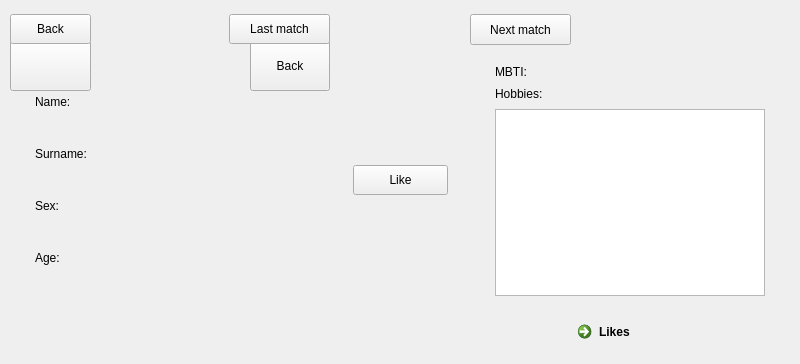
      <widget class="QWidget" name="matchesPage">
       <widget class="QWidget" name="horizontalWidget_4" native="true">
        <property name="geometry">
         <rect>
          <x>10</x>
          <y>40</y>
          <width>781</width>
          <height>281</height>
         </rect>
        </property>
        <property name="sizePolicy">
         <sizepolicy hsizetype="Fixed" vsizetype="Fixed">
          <horstretch>0</horstretch>
          <verstretch>0</verstretch>
         </sizepolicy>
        </property>
        <property name="minimumSize">
         <size>
          <width>600</width>
          <height>280</height>
         </size>
        </property>
        <layout class="QHBoxLayout" name="horizontalLayout_6">
         <property name="leftMargin">
          <number>0</number>
         </property>
         <property name="topMargin">
          <number>0</number>
         </property>
         <property name="rightMargin">
          <number>0</number>
         </property>
         <property name="bottomMargin">
          <number>0</number>
         </property>
         <item>
          <widget class="QWidget" name="nameInput_4" native="true">
           <property name="sizePolicy">
            <sizepolicy hsizetype="Fixed" vsizetype="Fixed">
             <horstretch>0</horstretch>
             <verstretch>0</verstretch>
            </sizepolicy>
           </property>
           <property name="minimumSize">
            <size>
             <width>320</width>
             <height>280</height>
            </size>
           </property>
           <layout class="QVBoxLayout" name="verticalLayout_8">
            <property name="spacing">
             <number>8</number>
            </property>
            <property name="leftMargin">
             <number>25</number>
            </property>
            <property name="topMargin">
             <number>25</number>
            </property>
            <property name="rightMargin">
             <number>25</number>
            </property>
            <property name="bottomMargin">
             <number>25</number>
            </property>
            <item>
             <widget class="QLabel" name="label_20">
              <property name="sizePolicy">
               <sizepolicy hsizetype="Preferred" vsizetype="Fixed">
                <horstretch>0</horstretch>
                <verstretch>0</verstretch>
               </sizepolicy>
              </property>
              <property name="text">
               <string>Name:</string>
              </property>
             </widget>
            </item>
            <item>
             <widget class="QLabel" name="label_21">
              <property name="sizePolicy">
               <sizepolicy hsizetype="Preferred" vsizetype="Fixed">
                <horstretch>0</horstretch>
                <verstretch>0</verstretch>
               </sizepolicy>
              </property>
              <property name="text">
               <string>Surname:</string>
              </property>
             </widget>
            </item>
            <item>
             <widget class="QLabel" name="label_22">
              <property name="sizePolicy">
               <sizepolicy hsizetype="Preferred" vsizetype="Fixed">
                <horstretch>0</horstretch>
                <verstretch>0</verstretch>
               </sizepolicy>
              </property>
              <property name="text">
               <string>Sex:</string>
              </property>
             </widget>
            </item>
            <item>
             <widget class="QLabel" name="label_23">
              <property name="sizePolicy">
               <sizepolicy hsizetype="Preferred" vsizetype="Fixed">
                <horstretch>0</horstretch>
                <verstretch>0</verstretch>
               </sizepolicy>
              </property>
              <property name="text">
               <string>Age:</string>
              </property>
             </widget>
            </item>
           </layout>
          </widget>
         </item>
         <item>
          <spacer name="horizontalSpacer_8">
           <property name="orientation">
            <enum>Qt::Horizontal</enum>
           </property>
           <property name="sizeType">
            <enum>QSizePolicy::Fixed</enum>
           </property>
           <property name="sizeHint" stdset="0">
            <size>
             <width>17</width>
             <height>20</height>
            </size>
           </property>
          </spacer>
         </item>
         <item>
          <widget class="QPushButton" name="nextMatch_2">
           <property name="sizePolicy">
            <sizepolicy hsizetype="Fixed" vsizetype="Fixed">
             <horstretch>0</horstretch>
             <verstretch>0</verstretch>
            </sizepolicy>
           </property>
           <property name="minimumSize">
            <size>
             <width>95</width>
             <height>30</height>
            </size>
           </property>
           <property name="text">
            <string>Like</string>
           </property>
          </widget>
         </item>
         <item>
          <spacer name="horizontalSpacer_7">
           <property name="orientation">
            <enum>Qt::Horizontal</enum>
           </property>
           <property name="sizeType">
            <enum>QSizePolicy::Fixed</enum>
           </property>
           <property name="sizeHint" stdset="0">
            <size>
             <width>16</width>
             <height>20</height>
            </size>
           </property>
          </spacer>
         </item>
         <item>
          <widget class="QWidget" name="nameInput_5" native="true">
           <property name="sizePolicy">
            <sizepolicy hsizetype="Fixed" vsizetype="Fixed">
             <horstretch>0</horstretch>
             <verstretch>0</verstretch>
            </sizepolicy>
           </property>
           <property name="minimumSize">
            <size>
             <width>320</width>
             <height>270</height>
            </size>
           </property>
           <layout class="QVBoxLayout" name="verticalLayout_9" stretch="0,0,0">
            <property name="spacing">
             <number>8</number>
            </property>
            <property name="leftMargin">
             <number>25</number>
            </property>
            <property name="topMargin">
             <number>25</number>
            </property>
            <property name="rightMargin">
             <number>25</number>
            </property>
            <property name="bottomMargin">
             <number>25</number>
            </property>
            <item>
             <widget class="QLabel" name="label_24">
              <property name="sizePolicy">
               <sizepolicy hsizetype="Preferred" vsizetype="Fixed">
                <horstretch>0</horstretch>
                <verstretch>0</verstretch>
               </sizepolicy>
              </property>
              <property name="text">
               <string>MBTI:</string>
              </property>
             </widget>
            </item>
            <item>
             <widget class="QLabel" name="label_25">
              <property name="sizePolicy">
               <sizepolicy hsizetype="Preferred" vsizetype="Fixed">
                <horstretch>0</horstretch>
                <verstretch>0</verstretch>
               </sizepolicy>
              </property>
              <property name="text">
               <string>Hobbies:</string>
              </property>
             </widget>
            </item>
            <item>
             <widget class="QTextBrowser" name="textBrowser_2"/>
            </item>
           </layout>
          </widget>
         </item>
        </layout>
       </widget>
       <widget class="QPushButton" name="back2_2">
        <property name="geometry">
         <rect>
          <x>10</x>
          <y>14</y>
          <width>81</width>
          <height>30</height>
         </rect>
        </property>
        <property name="sizePolicy">
         <sizepolicy hsizetype="Fixed" vsizetype="Fixed">
          <horstretch>0</horstretch>
          <verstretch>0</verstretch>
         </sizepolicy>
        </property>
        <property name="minimumSize">
         <size>
          <width>30</width>
          <height>30</height>
         </size>
        </property>
        <property name="text">
         <string>Back</string>
        </property>
       </widget>
       <widget class="QPushButton" name="lastMatch">
        <property name="geometry">
         <rect>
          <x>229</x>
          <y>14</y>
          <width>101</width>
          <height>30</height>
         </rect>
        </property>
        <property name="sizePolicy">
         <sizepolicy hsizetype="Fixed" vsizetype="Fixed">
          <horstretch>0</horstretch>
          <verstretch>0</verstretch>
         </sizepolicy>
        </property>
        <property name="minimumSize">
         <size>
          <width>30</width>
          <height>30</height>
         </size>
        </property>
        <property name="text">
         <string>Last match</string>
        </property>
       </widget>
       <widget class="QPushButton" name="nextMatch">
        <property name="geometry">
         <rect>
          <x>470</x>
          <y>14</y>
          <width>101</width>
          <height>31</height>
         </rect>
        </property>
        <property name="sizePolicy">
         <sizepolicy hsizetype="Fixed" vsizetype="Fixed">
          <horstretch>0</horstretch>
          <verstretch>0</verstretch>
         </sizepolicy>
        </property>
        <property name="minimumSize">
         <size>
          <width>30</width>
          <height>30</height>
         </size>
        </property>
        <property name="text">
         <string>Next match</string>
        </property>
       </widget>
       <widget class="QCommandLinkButton" name="commandLinkButton">
        <property name="geometry">
         <rect>
          <x>570</x>
          <y>314</y>
          <width>185</width>
          <height>41</height>
         </rect>
        </property>
        <property name="text">
         <string>Likes</string>
        </property>
       </widget>
       <widget class="QPushButton" name="back2_3">
        <property name="geometry">
         <rect>
          <x>10</x>
          <y>40</y>
          <width>81</width>
          <height>51</height>
         </rect>
        </property>
        <property name="sizePolicy">
         <sizepolicy hsizetype="Fixed" vsizetype="Fixed">
          <horstretch>0</horstretch>
          <verstretch>0</verstretch>
         </sizepolicy>
        </property>
        <property name="minimumSize">
         <size>
          <width>30</width>
          <height>30</height>
         </size>
        </property>
        <property name="text">
         <string/>
        </property>
       </widget>
       <widget class="QPushButton" name="back2_4">
        <property name="geometry">
         <rect>
          <x>250</x>
          <y>40</y>
          <width>80</width>
          <height>51</height>
         </rect>
        </property>
        <property name="sizePolicy">
         <sizepolicy hsizetype="Fixed" vsizetype="Fixed">
          <horstretch>0</horstretch>
          <verstretch>0</verstretch>
         </sizepolicy>
        </property>
        <property name="minimumSize">
         <size>
          <width>30</width>
          <height>30</height>
         </size>
        </property>
        <property name="text">
         <string>Back</string>
        </property>
       </widget>
       <zorder>back2_4</zorder>
       <zorder>back2_3</zorder>
       <zorder>nextMatch</zorder>
       <zorder>lastMatch</zorder>
       <zorder>back2_2</zorder>
       <zorder>horizontalWidget_4</zorder>
       <zorder>commandLinkButton</zorder>
      </widget>
